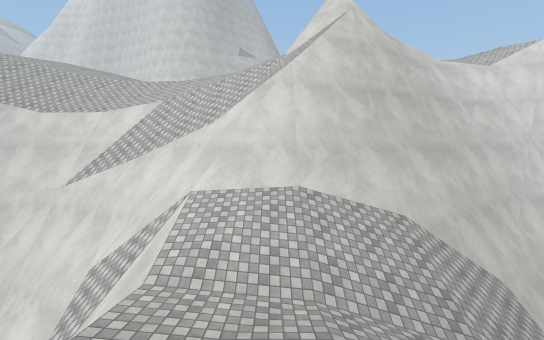
view 1 (above)

16 first-person views from a walk through a scene from a Unity 3-D project. The camera is 1.5 m above the floor, tilts 6° down and sees 90° across. The floor is counted in squares, 2 m on a side. Each view is taken from the middle of a square. On the plan, view 1 faces up. The plan holds only what a view shows up to about 10 squares ahead; the rest is blank. The place goes on beyond the plan. Surface patterns are stand-ins for the level's own textures.

view 2
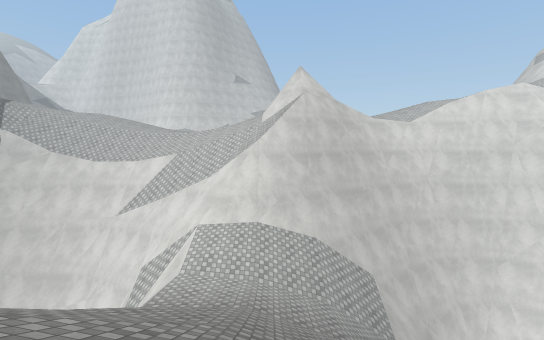

view 3
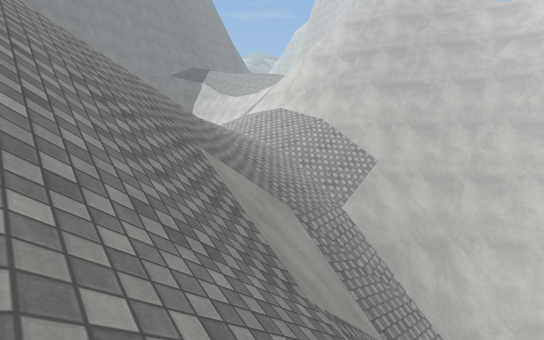

view 4
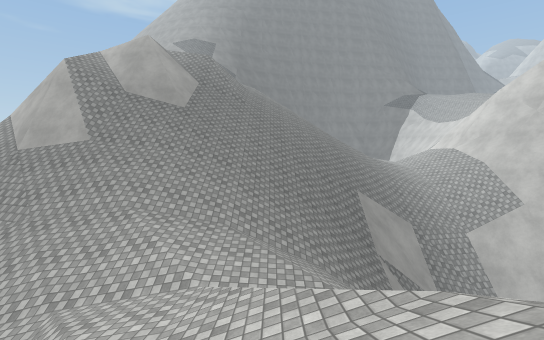

view 5
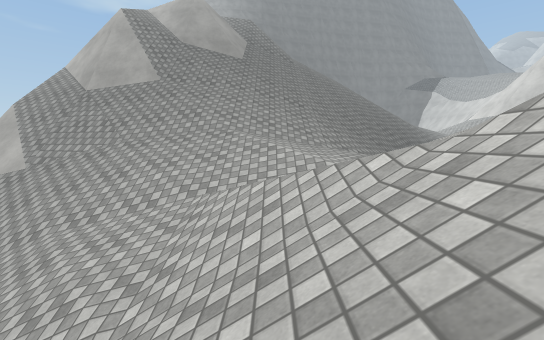

view 6
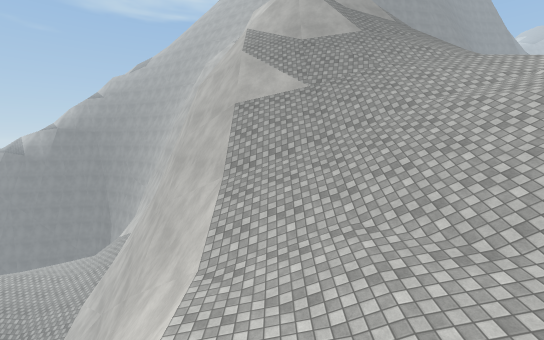

view 7
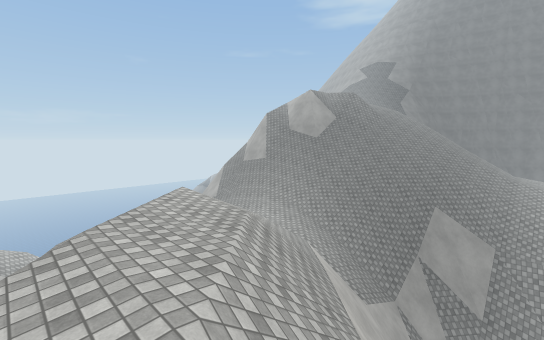

view 8
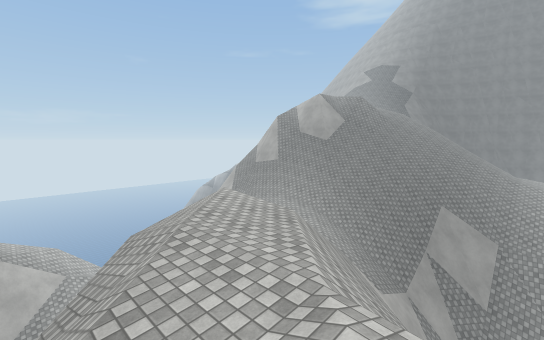

view 9
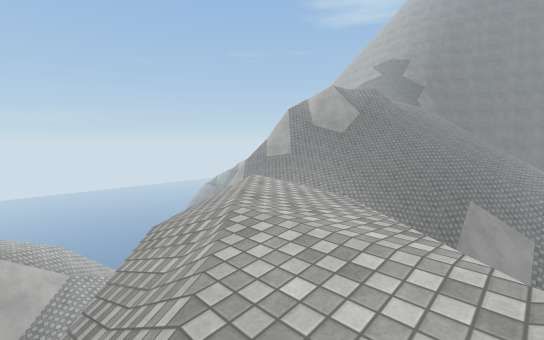

view 10
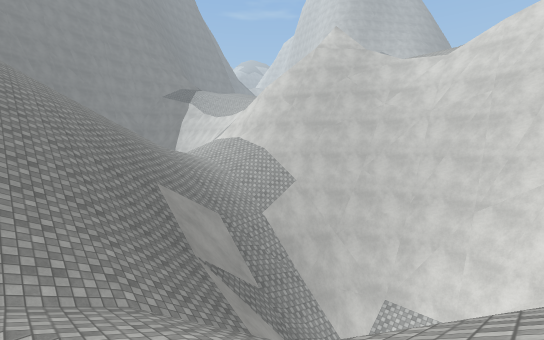

view 11
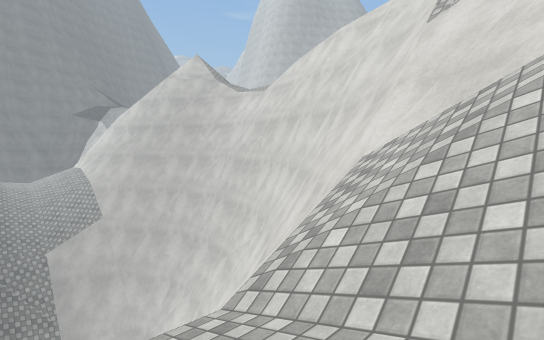

view 12
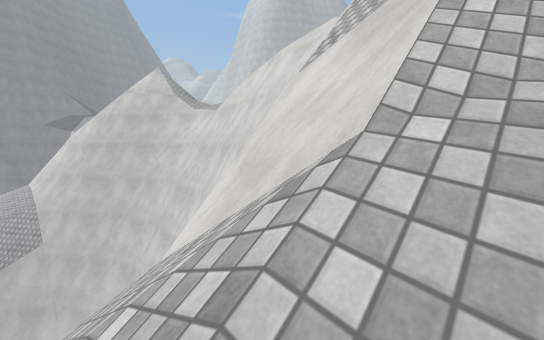

view 13
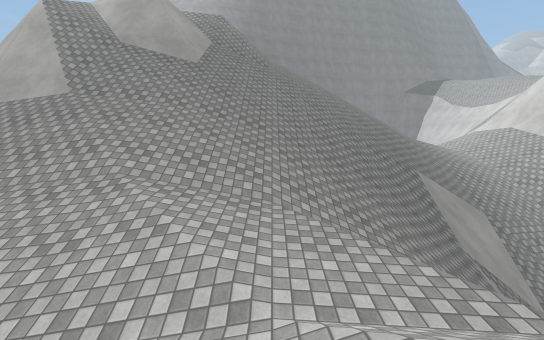

view 14
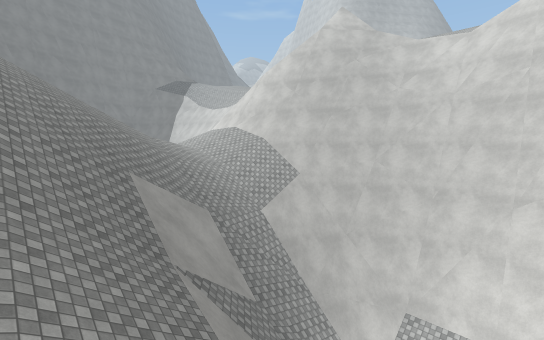

view 15
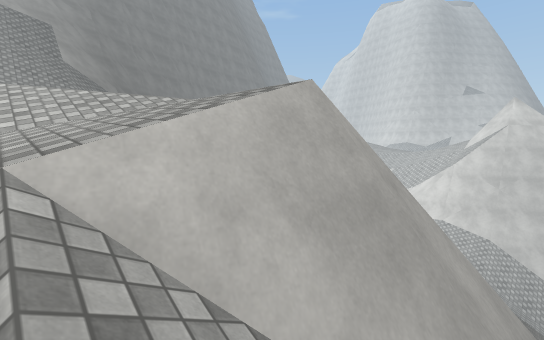

view 16
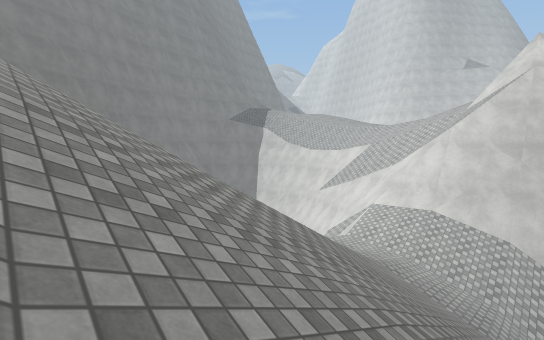

### Floor plan
Key: @ floor where view 1 was taken; # wall or solid block; . main floor; - floor 0.75 m lower than the main floor; _ floor 2.25 m lower than the main floor; < floor 3.25 m lower than the main floor; ( floor 4 m lower than the main floor; : floor 8 m higher than the main floor; ! floor 10.25 m lower than the main floor; / step, stairs or slope; = window, fence, low wall or low ledge; v drop or lower ground.
Columns run from 8 left of view 1 to 19 right of it. Each row starts with its distance up from view 1.
 11                vv vvvvvv
 10 /////////###vvvvvvvvvv##
  9 vvvv#//////vvvvvvvvvvvvvv
  8 vv##//////vvvvvvv   vvvvv/
  7  vvvvvvvvv   ##      vvvvvv
  6  vvv################  vv###/
  5 vvvvv////////vv##//#  vvv///
  4     v/#//////####/      v///
  3      #v//////////       v//
  2       /__////////        //
  1        //////==//     v//.-
  0        /@////v#/v/=#vv//../
 -1        ////////////#v//-.//
 -2        ////////////#///.//v
 -3        //////////////////v
 -4        ///////////(////
 -5        //////////((////
 -6           ///////</////
 -7           /##/////////
 -8           /##////////
 -9           /##//////////  //
-10 //       :/v//#//////// //#
-11 //       ////##//////// ///
-12              #//#/////! ///
-13             ##vv#vvvvvv
-14               vvvvvvvv
-15               vvvvvvv
-16                vvvv
-17                vvv

Positions as (right, up) in squares from view 1, and headings:
1: (0, 0), facing up
2: (1, -4), facing up
3: (8, -3), facing up-left
4: (14, -4), facing left
5: (14, -6), facing left
6: (16, -12), facing left
7: (17, 2), facing down-left
8: (18, 2), facing down-left
9: (18, 1), facing down-left
10: (12, -4), facing up-left
11: (18, 2), facing up-left
12: (19, 4), facing up-left
13: (12, -5), facing left
14: (11, -3), facing up-left
15: (4, -11), facing up-left
16: (3, -5), facing up-left
